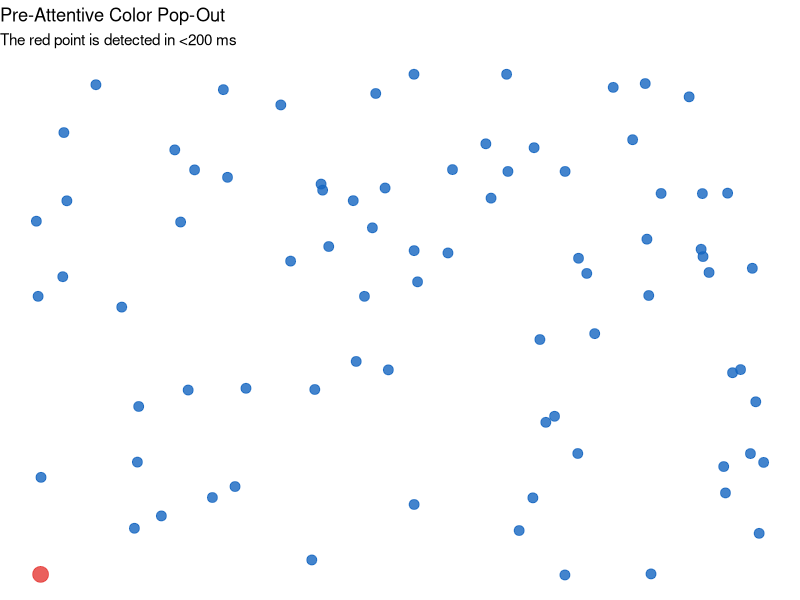
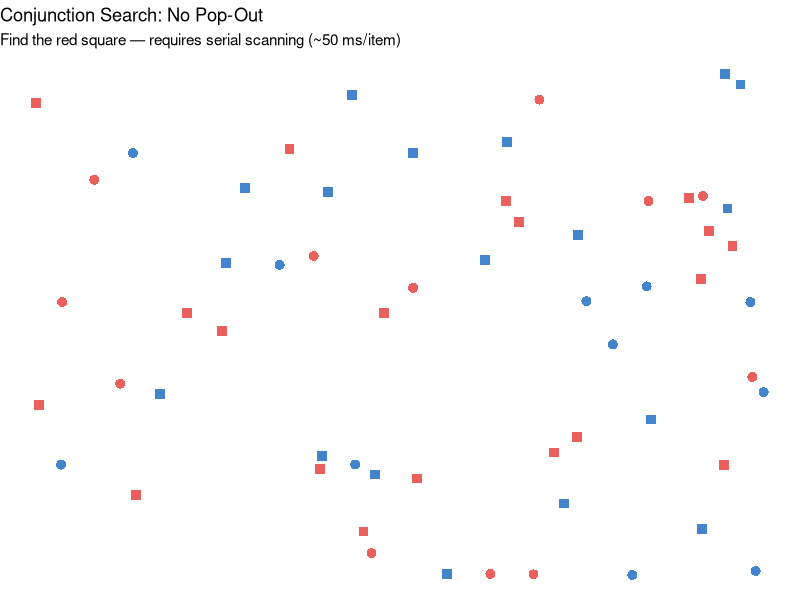
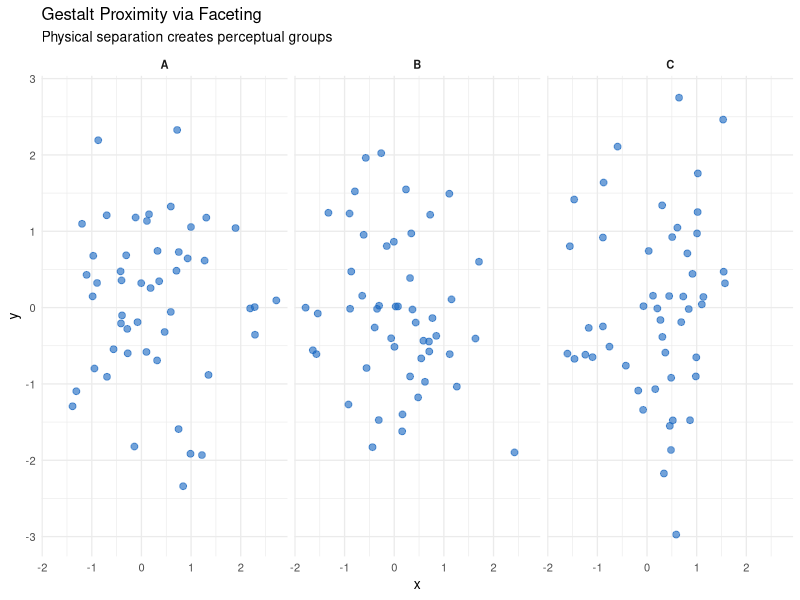
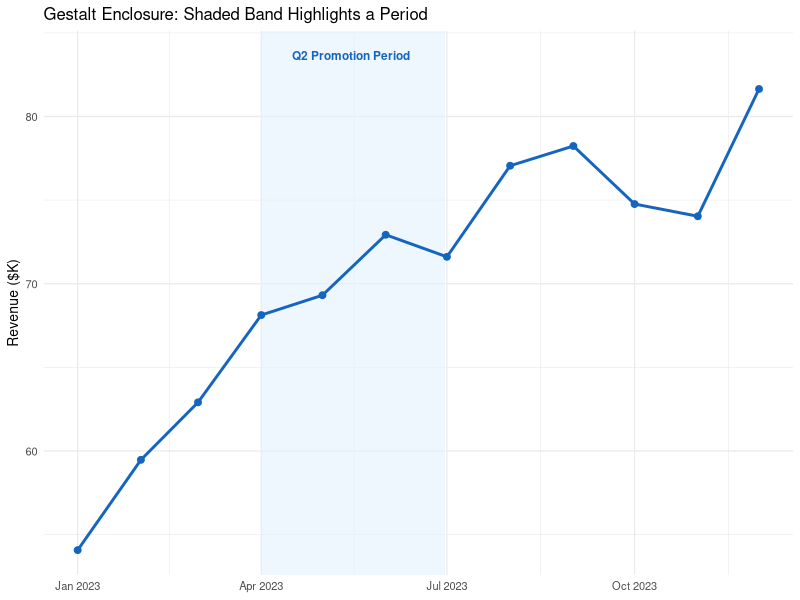
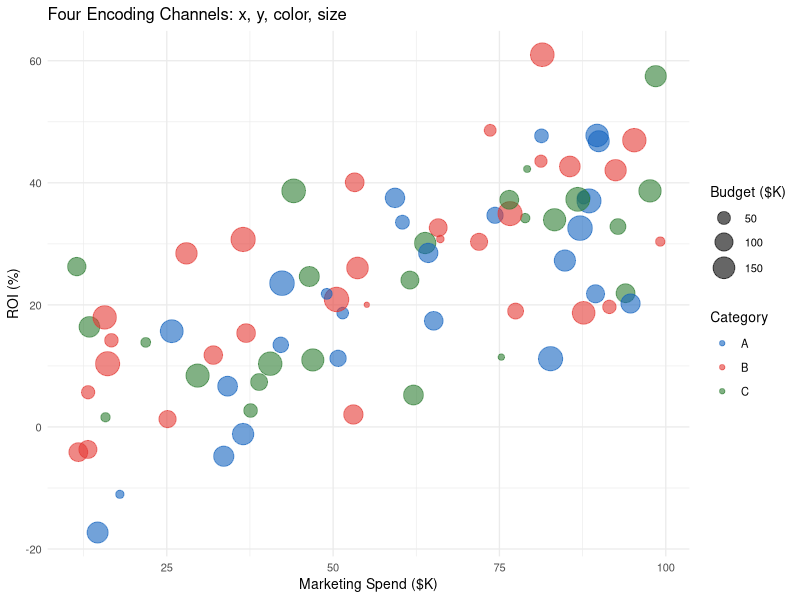
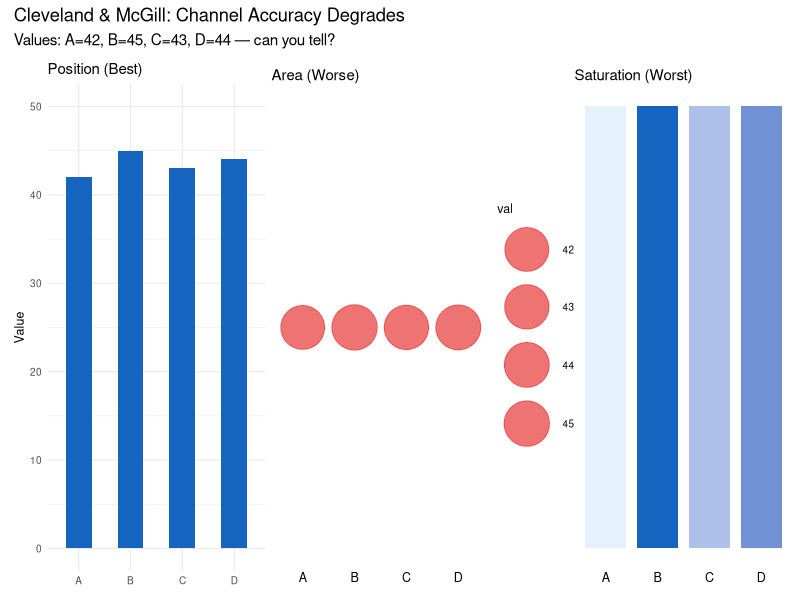
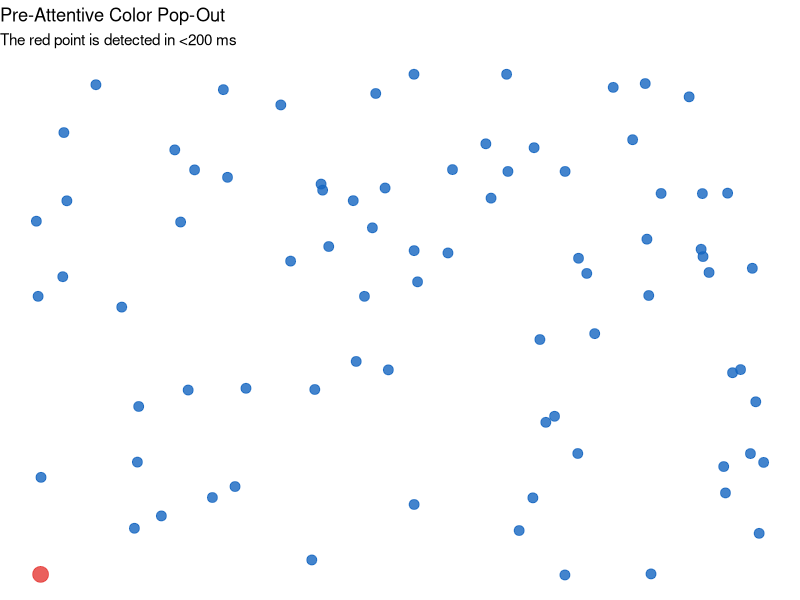
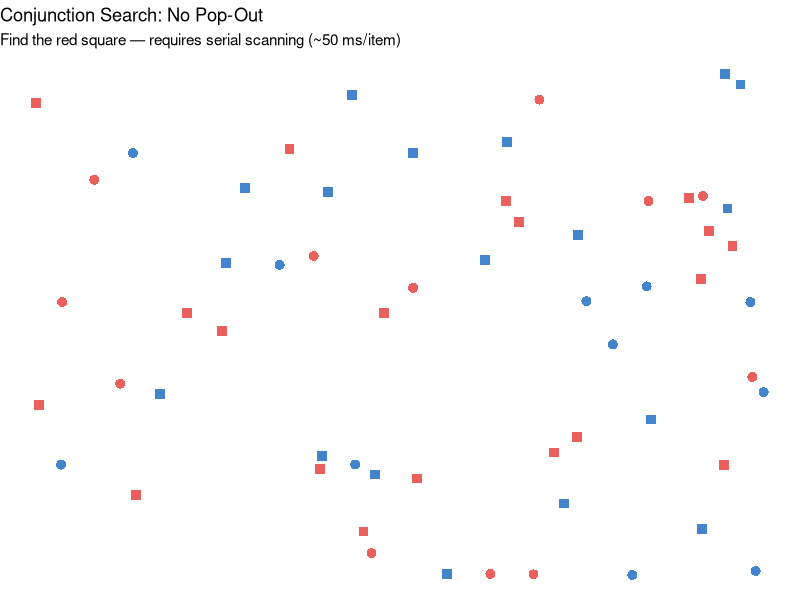

Reproduce these figures in R, in order.
# ============================================================
# Workshop 1 — Module 3: Visual Perception & Pre-Attentive Attributes
# R Demonstration Script
# Data Visualization for Data Scientists — UNYT Tirana
# ============================================================

# ── 0. Setup ────────────────────────────────────────────────
library(tidyverse)
library(patchwork)
dir.create("output", showWarnings = FALSE)


# ── 1. Pre-Attentive Pop-Out Demo ──────────────────────────
# Generate a scatter field where one point pops out by colour

set.seed(42)
n <- 80
df_pop <- tibble(
  x = runif(n, 0, 10),
  y = runif(n, 0, 8),
  target = c(rep("distractor", 36), "target", rep("distractor", n - 37))
)

# Colour pop-out: target is immediately visible
p_popout <- ggplot(df_pop, aes(x = x, y = y, color = target, size = target)) +
  geom_point(alpha = 0.8) +
  scale_color_manual(values = c(distractor = "#1565C0", target = "#E53935")) +
  scale_size_manual(values = c(distractor = 3, target = 5)) +
  theme_void() +
  theme(legend.position = "none") +
  labs(title = "Pre-Attentive Color Pop-Out",
       subtitle = "The red point is detected in <200 ms")

print(p_popout)
ggsave("output/preattentive_popout.png", p_popout,
       width = 6, height = 4, dpi = 150)


# ── 2. Conjunction Failure ─────────────────────────────────
# Red square among red circles + blue squares = serial search

set.seed(42)
n_conj <- 60
df_conj <- tibble(
  x = runif(n_conj, 0, 10),
  y = runif(n_conj, 0, 8),
  colour = sample(c("red", "blue"), n_conj, replace = TRUE),
  shape_type = sample(c("circle", "square"), n_conj, replace = TRUE)
)
# Force one target: red square at position 33
df_conj$colour[33] <- "red"
df_conj$shape_type[33] <- "square"

p_conj <- ggplot(df_conj, aes(x = x, y = y,
                               color = colour, shape = shape_type)) +
  geom_point(size = 3, alpha = 0.8) +
  scale_color_manual(values = c(red = "#E53935", blue = "#1565C0")) +
  scale_shape_manual(values = c(circle = 16, square = 15)) +
  theme_void() +
  theme(legend.position = "none") +
  labs(title = "Conjunction Search: No Pop-Out",
       subtitle = "Find the red square — requires serial scanning (~50 ms/item)")

print(p_conj)
ggsave("output/conjunction_search.png", p_conj,
       width = 6, height = 4, dpi = 150)


# ── 3. Gestalt: Proximity via Faceting ─────────────────────
# Faceting physically separates groups, leveraging proximity

set.seed(7)
df_gestalt <- tibble(
  x = rnorm(150),
  y = rnorm(150),
  group = rep(LETTERS[1:3], each = 50)
)

p_proximity <- ggplot(df_gestalt, aes(x = x, y = y)) +
  geom_point(color = "#1565C0", alpha = 0.6, size = 2) +
  facet_wrap(~group, ncol = 3) +
  theme_minimal(base_size = 10) +
  theme(legend.position = "none",
        strip.text = element_text(face = "bold")) +
  labs(title = "Gestalt Proximity via Faceting",
       subtitle = "Physical separation creates perceptual groups")

print(p_proximity)
ggsave("output/gestalt_faceting.png", p_proximity,
       width = 9, height = 3.5, dpi = 150)


# ── 4. Gestalt: Enclosure with annotate("rect") ───────────
# Highlight a region on a time series using a shaded band

set.seed(99)
df_ts <- tibble(
  date = seq(as.Date("2023-01-01"), by = "month", length.out = 12),
  value = cumsum(rnorm(12, 3, 5)) + 50
)

p_enclosure <- ggplot(df_ts, aes(x = date, y = value)) +
  # Enclosure: shaded band for Q2

  annotate("rect",
           xmin = as.Date("2023-04-01"), xmax = as.Date("2023-06-30"),
           ymin = -Inf, ymax = Inf,
           fill = "#E3F2FD", alpha = 0.6) +
  annotate("text",
           x = as.Date("2023-05-15"), y = max(df_ts$value) + 2,
           label = "Q2 Promotion Period", fontface = "bold",
           size = 3, color = "#1565C0") +
  geom_line(color = "#1565C0", linewidth = 1) +
  geom_point(color = "#1565C0", size = 2) +
  theme_minimal(base_size = 10) +
  labs(title = "Gestalt Enclosure: Shaded Band Highlights a Period",
       x = NULL, y = "Revenue ($K)")

print(p_enclosure)
ggsave("output/gestalt_enclosure.png", p_enclosure,
       width = 7, height = 4, dpi = 150)


# ── 5. Multi-Channel Encoding ─────────────────────────────
# x = position, y = position, color = nominal, size = quantitative

set.seed(55)
n_enc <- 80
df_enc <- tibble(
  spend = runif(n_enc, 10, 100),
  roi = 0.4 * spend + rnorm(n_enc, 0, 12),
  category = sample(c("A", "B", "C"), n_enc, replace = TRUE),
  budget = runif(n_enc, 20, 200)
)

p_encoding <- ggplot(df_enc, aes(x = spend, y = roi,
                                  color = category, size = budget)) +
  geom_point(alpha = 0.6) +
  scale_color_manual(values = c(A = "#1565C0", B = "#E53935", C = "#2E7D32")) +
  scale_size_continuous(range = c(1.5, 8)) +
  theme_minimal(base_size = 10) +
  labs(title = "Four Encoding Channels: x, y, color, size",
       x = "Marketing Spend ($K)", y = "ROI (%)",
       color = "Category", size = "Budget ($K)")

print(p_encoding)
ggsave("output/multi_channel.png", p_encoding,
       width = 7, height = 5, dpi = 150)


# ── 6. Cleveland & McGill: Channel Comparison ─────────────
# Same data encoded three ways to show accuracy degradation

vals <- c(A = 42, B = 45, C = 43, D = 44)

# Position (most accurate)
p_pos <- ggplot(tibble(cat = names(vals), val = vals),
                aes(x = cat, y = val)) +
  geom_col(fill = "#1565C0", width = 0.5) +
  coord_cartesian(ylim = c(0, 50)) +
  theme_minimal(base_size = 9) +
  labs(title = "Position (Best)", y = "Value", x = NULL)

# Area (less accurate)
p_area <- ggplot(tibble(cat = names(vals), val = vals),
                 aes(x = cat, y = 1)) +
  geom_point(aes(size = val), color = "#E53935", alpha = 0.7) +
  scale_size_area(max_size = 15) +
  theme_void(base_size = 9) +
  theme(axis.text.x = element_text()) +
  labs(title = "Area (Worse)", x = NULL)

# Color saturation (worst)
p_col <- ggplot(tibble(cat = names(vals), val = vals),
                aes(x = cat, y = 1, fill = val)) +
  geom_tile(height = 2, width = 0.8) +
  scale_fill_gradient(low = "#E3F2FD", high = "#1565C0") +
  theme_void(base_size = 9) +
  theme(axis.text.x = element_text(),
        legend.position = "none") +
  labs(title = "Saturation (Worst)", x = NULL)

p_channels <- p_pos | p_area | p_col
p_channels <- p_channels +
  plot_annotation(
    title = "Cleveland & McGill: Channel Accuracy Degrades",
    subtitle = "Values: A=42, B=45, C=43, D=44 — can you tell?"
  )

print(p_channels)
ggsave("output/channel_comparison.png", p_channels,
       width = 10, height = 4, dpi = 150)


cat("\n── All M03 plots saved to output/ ──\n")
